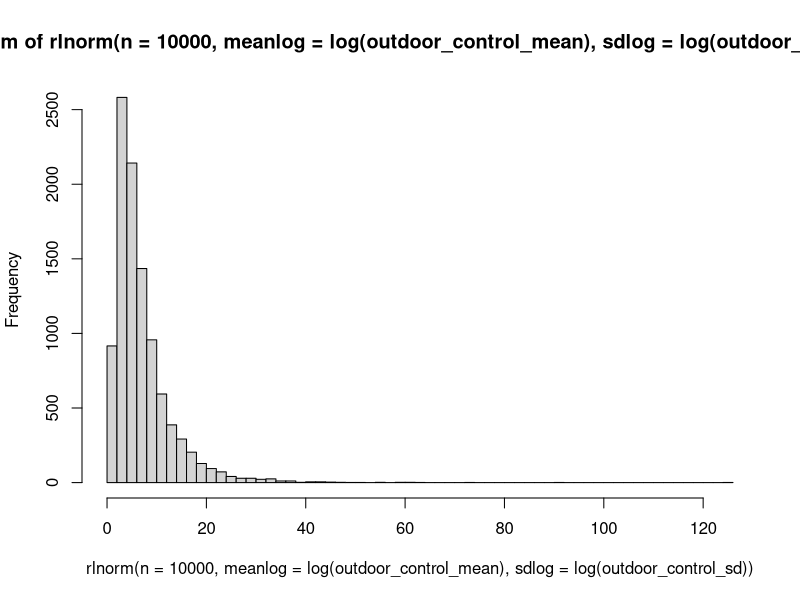
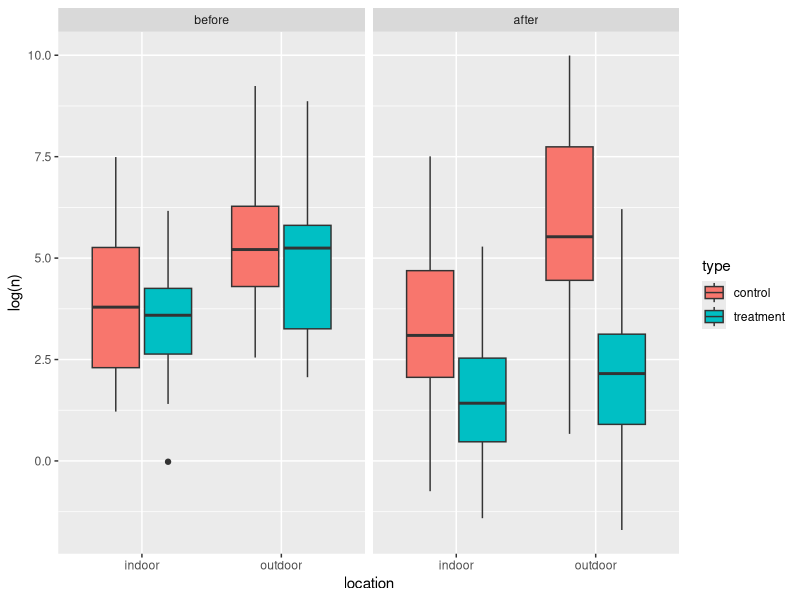

Here is the R script that generated these plots, in order:
#BACI design indoor outdoor mosquito biomass

library(dplyr)
library(tibble)
library(tidyr)
library(purrr)
library(ggplot2)
library(readr)

nsites <- 100

site <- 1:nsites

type <- c(
  rep("control", nsites/2),
  rep("treatment", nsites/2)
)

location <- rep(
  c(
    rep("indoor", nsites/4),
    rep("outdoor", nsites/4)
  ),
  2
)



effect_treatment <- 0.5

effect_indoor <- 0.7

outdoor_control_mean <- 5.3

outdoor_control_sd <- 2.1


site_re <- tibble(
  site,
  site_re = rnorm(
    n = nsites,
    mean = 1,
    sd = 0.05
  )
)

set.seed(20250224)
hist(
  rlnorm(
    n = 10000,
    meanlog = log(outdoor_control_mean),
    sdlog = log(outdoor_control_sd)
  ),
  breaks = 50
)

determine_multiplier <- function(
  type,
  location,
  time,
  site_re,
  effect_treatment,
  effect_indoor
){

  multiplier <- site_re

  if(location == "indoor"){
    multiplier <- multiplier*effect_indoor
  }

  if(type == "treatment" & time == "after"){
    multiplier <- multiplier*effect_treatment
  }

  multiplier
}


df1 <- tibble(
  site_re,
  type,
  location
) |>
  expand_grid(
    time = c("before", "after")
  )

multiplier <- mapply(
  FUN = determine_multiplier,
  df1$type,
  df1$location,
  df1$time,
  df1$site_re,
  MoreArgs = list(
    "effect_treatment" = effect_treatment,
    "effect_indoor" = effect_indoor
  ),
  SIMPLIFY = TRUE
)

baci_data <- tibble(
  df1,
  multiplier
) |>
  rowwise() |>
  mutate(
    n = map(
      .x = multiplier,
      .f = function(
    multiplier,
    outdoor_control_mean,
    outdoor_control_sd
        ){
        rlnorm(
          n = 1,
          meanlog = multiplier*outdoor_control_mean,
          sdlog = outdoor_control_sd
        )
      },
    outdoor_control_mean,
    outdoor_control_sd
    ) |>
      unlist(),
    time = factor(
      time,
      levels = c("before", "after")
    )
  )



ggplot(baci_data) +
  geom_boxplot(
    aes(
      x = location,
      y = log(n),
      fill = type
    )
  ) +
  facet_grid(.~time)


baci_data |>
  select(
    site,
    type,
    location,
    time,
    n
  ) |>
  write_csv(
    file = "baci_data.csv"
  )
